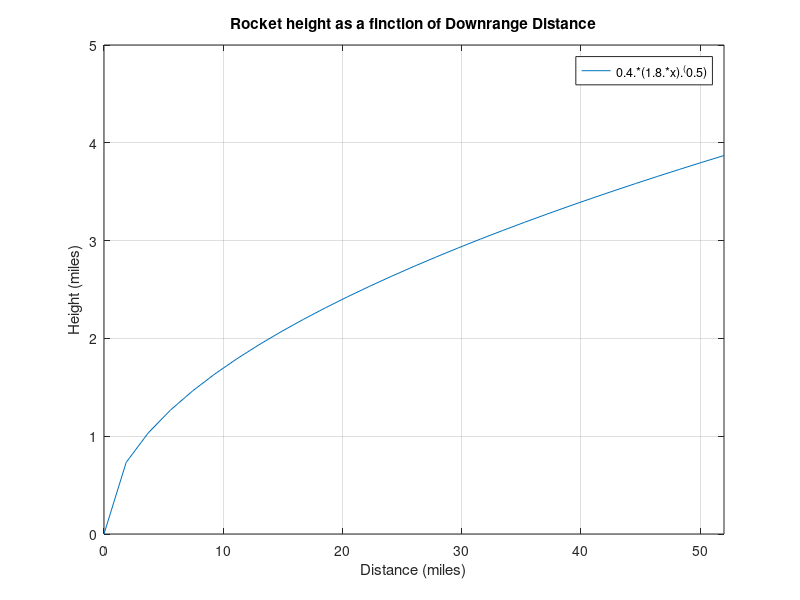

This chart was generated by the following MATLAB code:
fplot('0.4*(1.8*x).^(0.5)',[0 52 0 5])
xlabel('Distance (miles)'), ylabel('Height (miles)')
title('Rocket height as a finction of Downrange Distance')
grid on